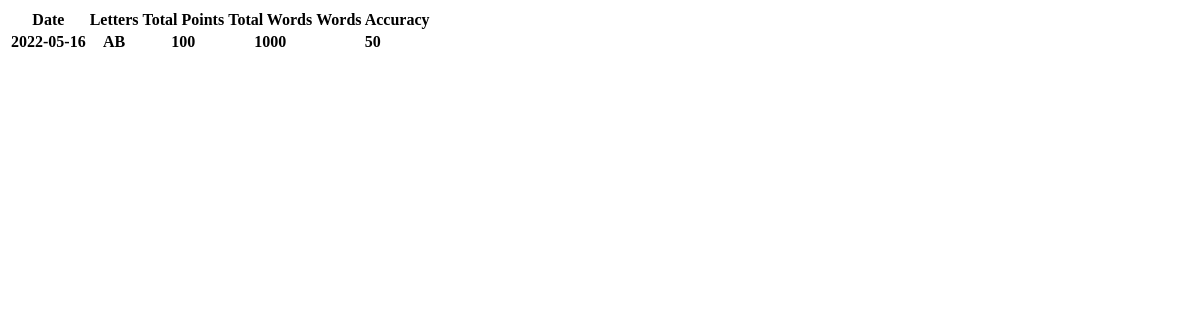
Page /matchHistory (signed in) on the earlier database version.
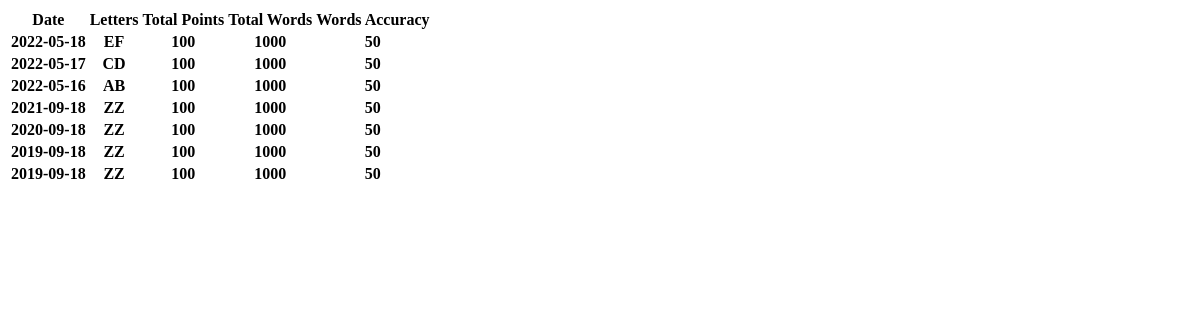
Same page on the later database version.
### app/models.py (models this page shows, shortened)
class History(db.Model):
    id = db.Column(db.Integer, primary_key=True)
    user_id = db.Column(db.Integer, db.ForeignKey('user.id'))
    date = db.Column(db.DateTime, nullable=False)
    letters = db.Column(db.String(2), nullable=False)
    points = db.Column(db.Integer, nullable=False)
    totalWords = db.Column(db.Integer, nullable=False)
    wordAccuracy = db.Column(db.Integer,nullable=False)

### app/routes.py (the view)
@app.route('/matchHistory')
@login_required
def matchHistory():
    data = current_user.histories
    sortedData = []
    for i in data:
        sortedData.append(
        {
            "date":str(i.date.date()),
            "letters":i.letters,
            "points":i.points,
            "totalWords":i.totalWords,
            "wordAccuracy":i.wordAccuracy
        }
        )
    sortedData.sort(key=lambda x : x.get('date'), reverse=True)
    return render_template('matchHistory.html', data=sortedData)

### app/models.py (called while the page is built)
@login.user_loader
def load_user(id):
    return User.query.get(int(id))

### app/templates/matchHistory.html (shortened to what this page needs)
<!DOCTYPE html>
<html lang="en">
<head>
</head>
<body>
    <table>
        <tr>
            <th>Date</th>
            <th>Letters</th>
            <th>Total Points</th>
            <th>Total Words</th>
            <th>Words Accuracy</th>
        </tr>
        {% for item in data %}
            <tr>
                <th>{{ item.date }}</th>
                <th>{{ item.letters }}</th>
                <th>{{ item.points }}</th>
                <th>{{ item.totalWords }}</th>
                <th>{{ item.wordAccuracy }}</th>
            </tr>
        {% endfor %}
    </table>
</body>
</html>

Differences in the rows shown:
added History: date "2022-05-18", letters "EF", points "100", totalWords "1000", wordAccuracy "50"
added History: date "2022-05-17", letters "CD", points "100", totalWords "1000", wordAccuracy "50"
added History: date "2021-09-18", letters "ZZ", points "100", totalWords "1000", wordAccuracy "50"
added History: date "2020-09-18", letters "ZZ", points "100", totalWords "1000", wordAccuracy "50"
added History: date "2019-09-18", letters "ZZ", points "100", totalWords "1000", wordAccuracy "50"
added History: date "2019-09-18", letters "ZZ", points "100", totalWords "1000", wordAccuracy "50"
